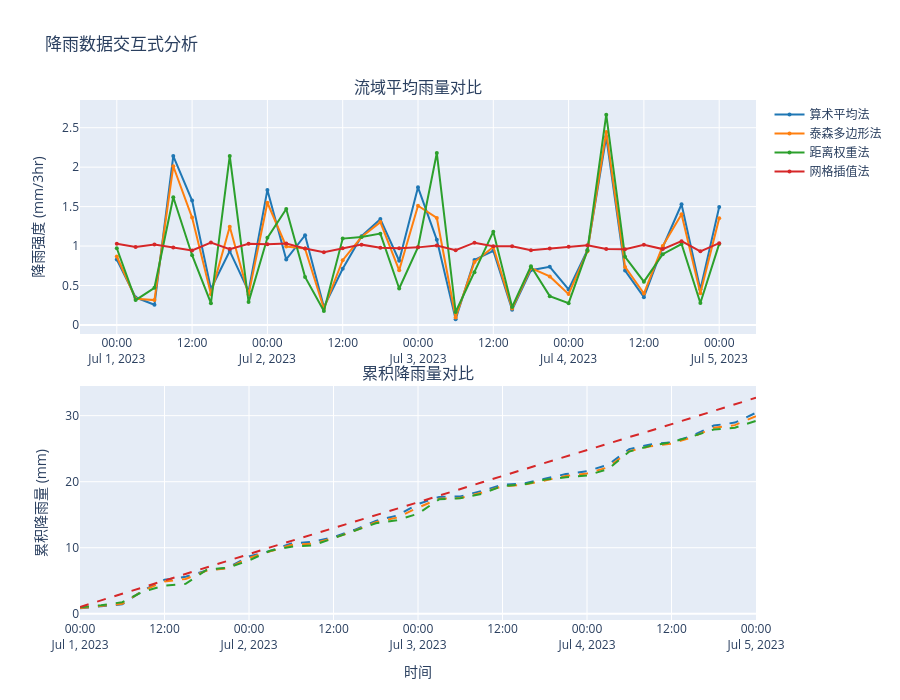

Write notebook code for a chart like this one.
### Markdown cell above
### 3.2 交互式时间序列图（Plotly）

### Code cell
# 创建交互式图表
fig = make_subplots(
    rows=2, cols=1,
    subplot_titles=('流域平均雨量对比', '累积降雨量对比'),
    vertical_spacing=0.1
)

colors_plotly = ['#1f77b4', '#ff7f0e', '#2ca02c', '#d62728']

# 添加原始时间序列
for i, method in enumerate(comparison_df.columns):
    fig.add_trace(
        go.Scatter(
            x=comparison_df.index,
            y=comparison_df[method],
            mode='lines+markers',
            name=method,
            line=dict(color=colors_plotly[i], width=2),
            marker=dict(size=4)
        ),
        row=1, col=1
    )

# 添加累积降雨量
for i, method in enumerate(comparison_df.columns):
    cumsum = comparison_df[method].cumsum()
    fig.add_trace(
        go.Scatter(
            x=comparison_df.index,
            y=cumsum,
            mode='lines',
            name=f'{method} (累积)',
            line=dict(color=colors_plotly[i], width=2, dash='dash'),
            showlegend=False
        ),
        row=2, col=1
    )

# 更新布局
fig.update_layout(
    title='降雨数据交互式分析',
    height=700,
    hovermode='x unified'
)

fig.update_yaxes(title_text="降雨强度 (mm/3hr)", row=1, col=1)
fig.update_yaxes(title_text="累积降雨量 (mm)", row=2, col=1)
fig.update_xaxes(title_text="时间", row=2, col=1)

fig.show()
